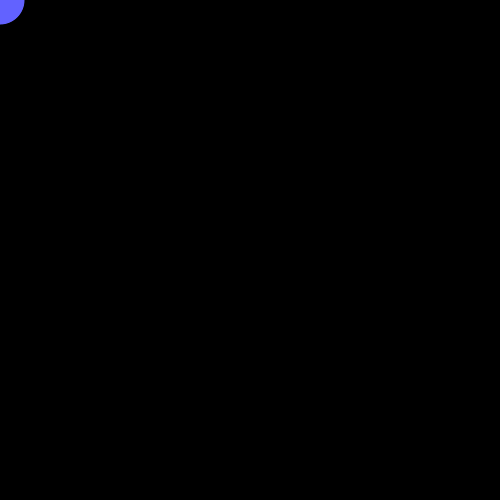
Frame 1 (no input)
Frame 60 (the mouse pressed at the canvas centre just before this capture): identical to frame 1, image omitted
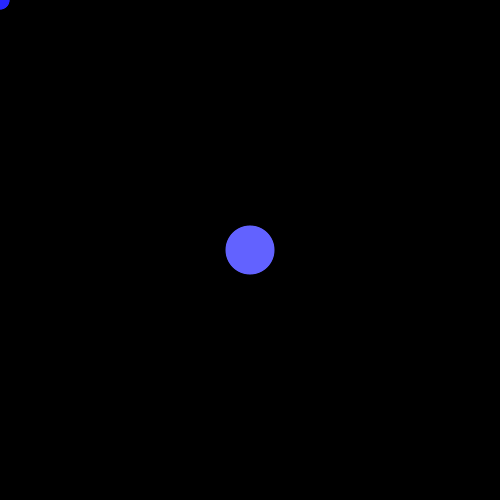
Frame 120 (the mouse held since frame 60 and released just before this capture)

The Processing sketch that drew these frames (run headless with seeded random() and noise(); from frame 60 on, the mouse is pressed at the canvas centre):

// Processing sketch: processing_49426
// ── processing_49426.pde

// --------------------------- Creating a new Array

float [] x = new float [100];
float [] y = new float [100];

void setup () {
  
  size (500, 500);
  smooth ();
  noStroke ();

// For Loop ------------------ Reset all the numbers in both arrays

  for (int i = 0; i < x.length; i++) {
    
   x[i] = 0;
   y[i] = 0;
    
  }
  
}

void draw () {
  
  background (0);
  
// For Loop ----------------- Now iterate 0 to 48 ------ Letting the item in each index becom the previous item.
  
  for (int i = 0; i < x.length - 1; i++) {
    
   x[i] = x[i+1];
   y[i] = y[i+1];
   fill (i, i, 255);
   ellipse (x[i], y[i], i/2, i/2);
    
  }
  
  
// --------------------------- Making the first circle follow the mouse
  
  x[x.length-1] = mouseX;
  y[y.length-1] = mouseY;
   
   
}
